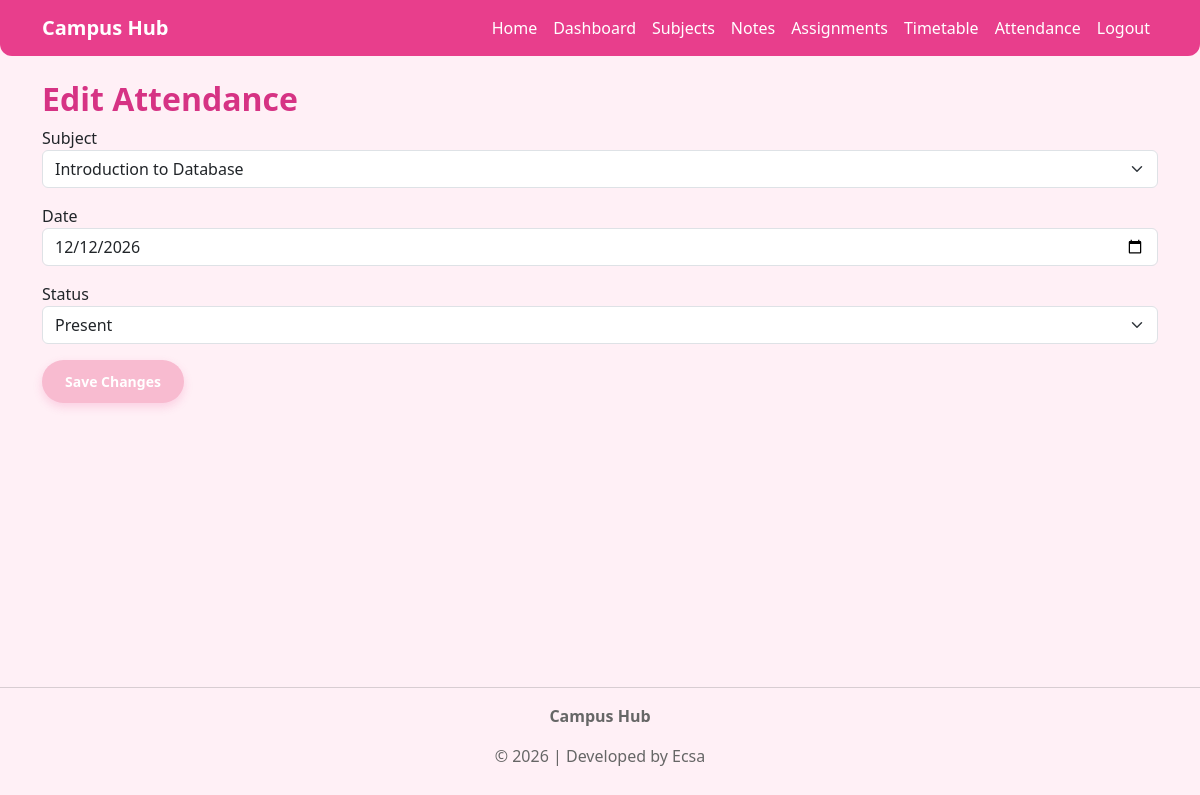
The app's page /edit_attendance/2 (signed in) with its own data.
### tables this page shows
CREATE TABLE attendance (
    id INTEGER PRIMARY KEY AUTOINCREMENT,
    subject_id INTEGER NOT NULL,
    date TEXT NOT NULL,
    status TEXT NOT NULL,
    FOREIGN KEY(subject_id) REFERENCES subjects(id)
);

CREATE TABLE subjects (
    id INTEGER PRIMARY KEY AUTOINCREMENT,
    user_id INTEGER NOT NULL,
    subject_name TEXT NOT NULL,
    FOREIGN KEY(user_id) REFERENCES users(id)
);

### app.py (the view, shortened to what this page needs)
@app.route("/edit_attendance/<int:id>", methods=["GET", "POST"])
def edit_attendance(id):
    if "user_id" not in session:
        return redirect(url_for("login"))
    attendance = db.execute("""
        SELECT *
        FROM attendance
        WHERE id = ?
    """, id)
    subjects = db.execute("""
        SELECT *
        FROM subjects
        WHERE user_id = ?
    """, session["user_id"])
    return render_template(
        "edit_attendance.html",
        attendance=attendance[0],
        subjects=subjects
    )

### templates/edit_attendance.html (shortened to what this page needs)
{% extends "layout.html" %}
{% block content %}
<h2>Edit Attendance</h2>
<form action="{{ url_for('edit_attendance', id=attendance.id) }}" method="POST">
<div class="mb-3">
<label>Subject</label>
<select class="form-select" name="subject_id">
{% for subject in subjects %}
<option value="{{ subject.id }}"
{% if subject.id == attendance.subject_id %}selected{% endif %}>
{{ subject.subject_name }}
</option>
{% endfor %}
</select>
</div>
<div class="mb-3">
<label>Date</label>
<input
type="date"
class="form-control"
name="date"
value="{{ attendance.date }}"
required>
</div>
<div class="mb-3">
<label>Status</label>
<select class="form-select" name="status">
<option value="Present"
{% if attendance.status == "Present" %}selected{% endif %}>
Present
</option>
</select>
</div>
<button class="btn btn-complete">
Save Changes
</button>
</form>
{% endblock %}

### static/css/style.css (style rules this page uses)
body { background:#fff0f6; }
h2 { font-weight:bold; color:#d63384; }
.btn-complete { background:#f8bbd0; color:white; }
.btn-edit, .btn-delete, .btn-complete { padding:6px 12px; border-radius:8px; font-size:14px; }
.btn { box-shadow:0 4px 10px rgba(232,62,140,.18); }
.btn { border-radius:30px; padding:10px 22px; font-weight:600; box-shadow:0 4px 10px rgba(232,62,140,.18); }
html, body { height:100%; }
body { min-height:100vh; display:flex; flex-direction:column; background:#fff0f6; }

### records on screen
attendance: subject_id "Introduction to Database", date "12/12/2026", status "Present"
